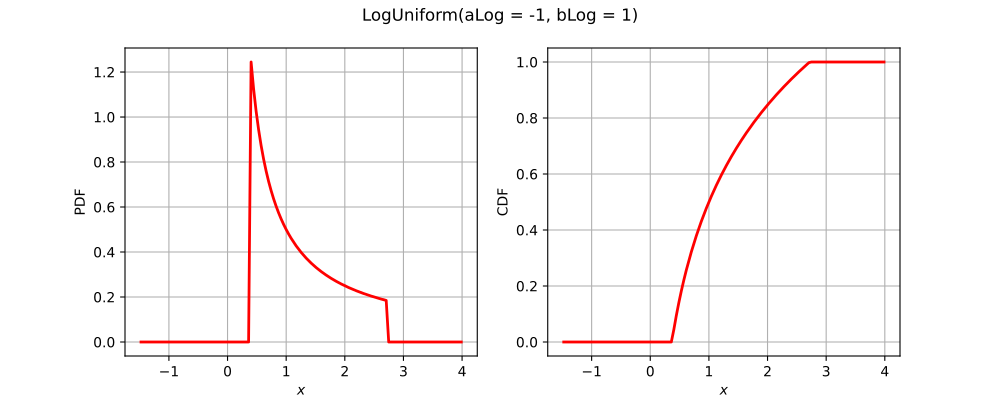

Write the Python code that produced this figure.
import openturns as ot
from matplotlib import pyplot as plt
from openturns.viewer import View
title = None
if ot.LogUniform().__class__.__name__ == 'Bernoulli':
    distribution = ot.Bernoulli(0.7)
elif ot.LogUniform().__class__.__name__ == 'Binomial':
    distribution = ot.Binomial(5, 0.2)
elif ot.LogUniform().__class__.__name__ == 'Hypergeometric':
    distribution = ot.Hypergeometric(10, 4, 7)
elif ot.LogUniform().__class__.__name__ == 'CumulativeDistributionNetwork':
    coll = [ot.Normal(2),ot.Dirichlet([0.5, 1.0, 1.5])]
    distribution = ot.CumulativeDistributionNetwork(coll, ot.BipartiteGraph([[0,1], [0,1]]))
elif ot.LogUniform().__class__.__name__ == 'Histogram':
    distribution = ot.Histogram([-1.0, 0.5, 1.0, 2.0], [0.45, 0.4, 0.15])
elif ot.LogUniform().__class__.__name__ == 'KernelMixture':
    kernel = ot.Uniform()
    sample = ot.Normal().getSample(5)
    bandwith = [1.0]
    distribution = ot.KernelMixture(kernel, bandwith, sample)
elif ot.LogUniform().__class__.__name__ == 'MaximumDistribution':
    coll = [ot.Uniform(2.5, 3.5), ot.LogUniform(1.0, 1.2), ot.Triangular(2.0, 3.0, 4.0)]
    distribution = ot.MaximumDistribution(coll)
elif ot.LogUniform().__class__.__name__ == 'Multinomial':
    distribution = ot.Multinomial(5, [0.2])
elif ot.LogUniform().__class__.__name__ == 'RandomMixture':
    coll = [ot.Triangular(0.0, 1.0, 5.0), ot.Uniform(-2.0, 2.0)]
    weights = [0.8, 0.2]
    cst = 3.0
    distribution = ot.RandomMixture(coll, weights, cst)
elif ot.LogUniform().__class__.__name__ == 'TruncatedDistribution':
    distribution = ot.TruncatedDistribution(ot.Normal(2.0, 1.5), 1.0, 4.0)
elif ot.LogUniform().__class__.__name__ == 'UserDefined':
    distribution = ot.UserDefined([[1.0], [2.0], [3.0]], [0.4, 0.5, 1.0])
elif ot.LogUniform().__class__.__name__ == 'ZipfMandelbrot':
    distribution = ot.ZipfMandelbrot(10, 2.5, 0.3)
elif ot.LogUniform().__class__.__name__ == 'Normal':
    cov = ot.CovarianceMatrix([[1.0, -0.5], [-0.5, 1.0]])
    distribution = ot.Normal([0.0, 0.0], cov)
    title = "Normal dist. with correlation coefficient {}".format(cov[0, 1])
else:
    distribution = ot.LogUniform()

dimension = distribution.getDimension()
if title is None:
    title = str(distribution)[:100].split('\n')[0]
if dimension == 1:
    distribution.setDescription(['$x$'])
    pdf_graph = distribution.drawPDF()
    cdf_graph = distribution.drawCDF()
    fig = plt.figure(figsize=(10, 4))
    pdf_axis = fig.add_subplot(121)
    cdf_axis = fig.add_subplot(122)
    View(pdf_graph, figure=fig, axes=[pdf_axis], add_legend=False)
    View(cdf_graph, figure=fig, axes=[cdf_axis], add_legend=False)
    fig.suptitle(title)
elif dimension == 2:
    grid = ot.GridLayout(1, 2)
    pdf_graph = distribution.drawPDF()
    pdf_graph.setLegends([''])
    cdf_graph = distribution.drawCDF()
    cdf_graph.setLegends([''])
    grid.setGraph(0, 0, pdf_graph)
    grid.setGraph(0, 1, cdf_graph)
    grid.setTitle(title)
    fig = View(grid).getFigure()
    fig.axes[0].set_title('PDF')
    fig.axes[1].set_title('CDF')
